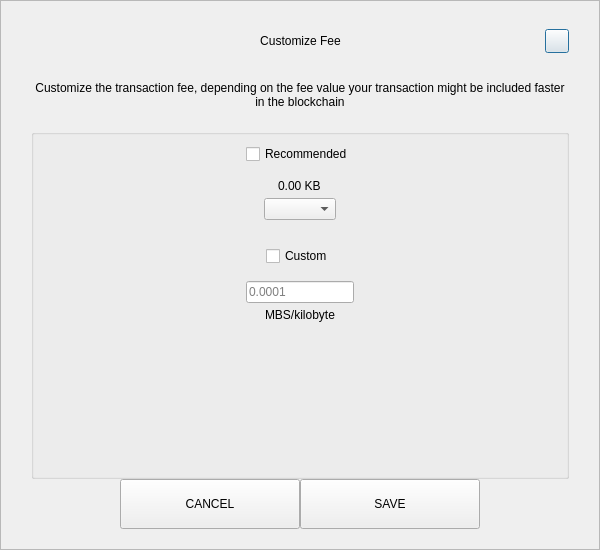
<?xml version="1.0" encoding="UTF-8"?>
<ui version="4.0">
 <class>SendCustomFeeDialog</class>
 <widget class="QDialog" name="SendCustomFeeDialog">
  <property name="geometry">
   <rect>
    <x>0</x>
    <y>0</y>
    <width>600</width>
    <height>550</height>
   </rect>
  </property>
  <property name="windowTitle">
   <string>Form</string>
  </property>
  <layout class="QVBoxLayout" name="verticalLayout_3">
   <property name="spacing">
    <number>0</number>
   </property>
   <property name="leftMargin">
    <number>0</number>
   </property>
   <property name="topMargin">
    <number>0</number>
   </property>
   <property name="rightMargin">
    <number>0</number>
   </property>
   <property name="bottomMargin">
    <number>0</number>
   </property>
   <item>
    <widget class="QFrame" name="frame">
     <property name="styleSheet">
      <string notr="true"/>
     </property>
     <property name="frameShape">
      <enum>QFrame::StyledPanel</enum>
     </property>
     <property name="frameShadow">
      <enum>QFrame::Raised</enum>
     </property>
     <layout class="QVBoxLayout" name="verticalLayout_2">
      <property name="spacing">
       <number>0</number>
      </property>
      <property name="leftMargin">
       <number>30</number>
      </property>
      <property name="topMargin">
       <number>20</number>
      </property>
      <property name="rightMargin">
       <number>30</number>
      </property>
      <property name="bottomMargin">
       <number>20</number>
      </property>
      <item>
       <layout class="QHBoxLayout" name="horizontalLayout_3">
        <property name="spacing">
         <number>0</number>
        </property>
        <item>
         <spacer name="horizontalSpacer_21">
          <property name="orientation">
           <enum>Qt::Horizontal</enum>
          </property>
          <property name="sizeHint" stdset="0">
           <size>
            <width>40</width>
            <height>20</height>
           </size>
          </property>
         </spacer>
        </item>
        <item>
         <widget class="QLabel" name="labelTitle">
          <property name="minimumSize">
           <size>
            <width>0</width>
            <height>40</height>
           </size>
          </property>
          <property name="maximumSize">
           <size>
            <width>16777215</width>
            <height>40</height>
           </size>
          </property>
          <property name="styleSheet">
           <string notr="true">padding-left:24px;</string>
          </property>
          <property name="text">
           <string>Customize Fee</string>
          </property>
          <property name="alignment">
           <set>Qt::AlignCenter</set>
          </property>
          <property name="margin">
           <number>7</number>
          </property>
         </widget>
        </item>
        <item>
         <spacer name="horizontalSpacer">
          <property name="orientation">
           <enum>Qt::Horizontal</enum>
          </property>
          <property name="sizeHint" stdset="0">
           <size>
            <width>40</width>
            <height>20</height>
           </size>
          </property>
         </spacer>
        </item>
        <item>
         <widget class="QPushButton" name="btnEsc">
          <property name="minimumSize">
           <size>
            <width>24</width>
            <height>24</height>
           </size>
          </property>
          <property name="maximumSize">
           <size>
            <width>24</width>
            <height>24</height>
           </size>
          </property>
          <property name="text">
           <string/>
          </property>
         </widget>
        </item>
       </layout>
      </item>
      <item>
       <spacer name="verticalSpacer_2">
        <property name="orientation">
         <enum>Qt::Vertical</enum>
        </property>
        <property name="sizeType">
         <enum>QSizePolicy::Fixed</enum>
        </property>
        <property name="sizeHint" stdset="0">
         <size>
          <width>20</width>
          <height>20</height>
         </size>
        </property>
       </spacer>
      </item>
      <item>
       <widget class="QLabel" name="labelMessage">
        <property name="text">
         <string>Customize the transaction fee, depending on the fee value your transaction might be included faster in the blockchain</string>
        </property>
        <property name="alignment">
         <set>Qt::AlignCenter</set>
        </property>
        <property name="wordWrap">
         <bool>true</bool>
        </property>
       </widget>
      </item>
      <item>
       <spacer name="verticalSpacer_3">
        <property name="orientation">
         <enum>Qt::Vertical</enum>
        </property>
        <property name="sizeType">
         <enum>QSizePolicy::Fixed</enum>
        </property>
        <property name="sizeHint" stdset="0">
         <size>
          <width>20</width>
          <height>20</height>
         </size>
        </property>
       </spacer>
      </item>
      <item>
       <widget class="QGroupBox" name="groupBox">
        <property name="title">
         <string/>
        </property>
        <layout class="QVBoxLayout" name="verticalLayout">
         <property name="leftMargin">
          <number>12</number>
         </property>
         <property name="rightMargin">
          <number>12</number>
         </property>
         <item>
          <layout class="QVBoxLayout" name="verticalLayout_4">
           <property name="spacing">
            <number>5</number>
           </property>
           <item alignment="Qt::AlignHCenter">
            <widget class="QCheckBox" name="checkBoxRecommended">
             <property name="text">
              <string>Recommended</string>
             </property>
            </widget>
           </item>
           <item>
            <spacer name="verticalSpacer_5">
             <property name="orientation">
              <enum>Qt::Vertical</enum>
             </property>
             <property name="sizeType">
              <enum>QSizePolicy::Fixed</enum>
             </property>
             <property name="sizeHint" stdset="0">
              <size>
               <width>20</width>
               <height>10</height>
              </size>
             </property>
            </spacer>
           </item>
           <item alignment="Qt::AlignHCenter">
            <widget class="QLabel" name="labelFee">
             <property name="text">
              <string>0.00 KB</string>
             </property>
            </widget>
           </item>
           <item alignment="Qt::AlignHCenter">
            <widget class="QComboBox" name="comboBoxRecommended"/>
           </item>
          </layout>
         </item>
         <item>
          <spacer name="verticalSpacer">
           <property name="orientation">
            <enum>Qt::Vertical</enum>
           </property>
           <property name="sizeType">
            <enum>QSizePolicy::Fixed</enum>
           </property>
           <property name="sizeHint" stdset="0">
            <size>
             <width>20</width>
             <height>20</height>
            </size>
           </property>
          </spacer>
         </item>
         <item>
          <layout class="QVBoxLayout" name="verticalLayout_5">
           <property name="spacing">
            <number>5</number>
           </property>
           <item alignment="Qt::AlignHCenter">
            <widget class="QCheckBox" name="checkBoxCustom">
             <property name="text">
              <string>Custom</string>
             </property>
            </widget>
           </item>
           <item>
            <spacer name="verticalSpacer_6">
             <property name="orientation">
              <enum>Qt::Vertical</enum>
             </property>
             <property name="sizeType">
              <enum>QSizePolicy::Fixed</enum>
             </property>
             <property name="sizeHint" stdset="0">
              <size>
               <width>20</width>
               <height>10</height>
              </size>
             </property>
            </spacer>
           </item>
           <item alignment="Qt::AlignHCenter">
            <widget class="QLineEdit" name="lineEditCustomFee">
             <property name="placeholderText">
              <string notr="true">0.0001</string>
             </property>
            </widget>
           </item>
           <item alignment="Qt::AlignHCenter">
            <widget class="QLabel" name="labelCustomFee">
             <property name="text">
              <string>MBS/kilobyte</string>
             </property>
            </widget>
           </item>
          </layout>
         </item>
         <item>
          <spacer name="verticalSpacer_4">
           <property name="orientation">
            <enum>Qt::Vertical</enum>
           </property>
           <property name="sizeHint" stdset="0">
            <size>
             <width>20</width>
             <height>40</height>
            </size>
           </property>
          </spacer>
         </item>
        </layout>
       </widget>
      </item>
      <item>
       <layout class="QHBoxLayout" name="horizontalLayout" stretch="1,2,2,1">
        <item>
         <spacer name="horizontalSpacer1">
          <property name="orientation">
           <enum>Qt::Horizontal</enum>
          </property>
          <property name="sizeHint" stdset="0">
           <size>
            <width>40</width>
            <height>20</height>
           </size>
          </property>
         </spacer>
        </item>
        <item>
         <widget class="QPushButton" name="btnCancel">
          <property name="minimumSize">
           <size>
            <width>180</width>
            <height>50</height>
           </size>
          </property>
          <property name="focusPolicy">
           <enum>Qt::NoFocus</enum>
          </property>
          <property name="text">
           <string>CANCEL</string>
          </property>
         </widget>
        </item>
        <item>
         <widget class="QPushButton" name="btnSave">
          <property name="minimumSize">
           <size>
            <width>180</width>
            <height>50</height>
           </size>
          </property>
          <property name="focusPolicy">
           <enum>Qt::NoFocus</enum>
          </property>
          <property name="text">
           <string>SAVE</string>
          </property>
         </widget>
        </item>
        <item>
         <spacer name="horizontalSpacer_2">
          <property name="orientation">
           <enum>Qt::Horizontal</enum>
          </property>
          <property name="sizeHint" stdset="0">
           <size>
            <width>40</width>
            <height>20</height>
           </size>
          </property>
         </spacer>
        </item>
       </layout>
      </item>
     </layout>
    </widget>
   </item>
  </layout>
 </widget>
 <resources/>
 <connections/>
</ui>
